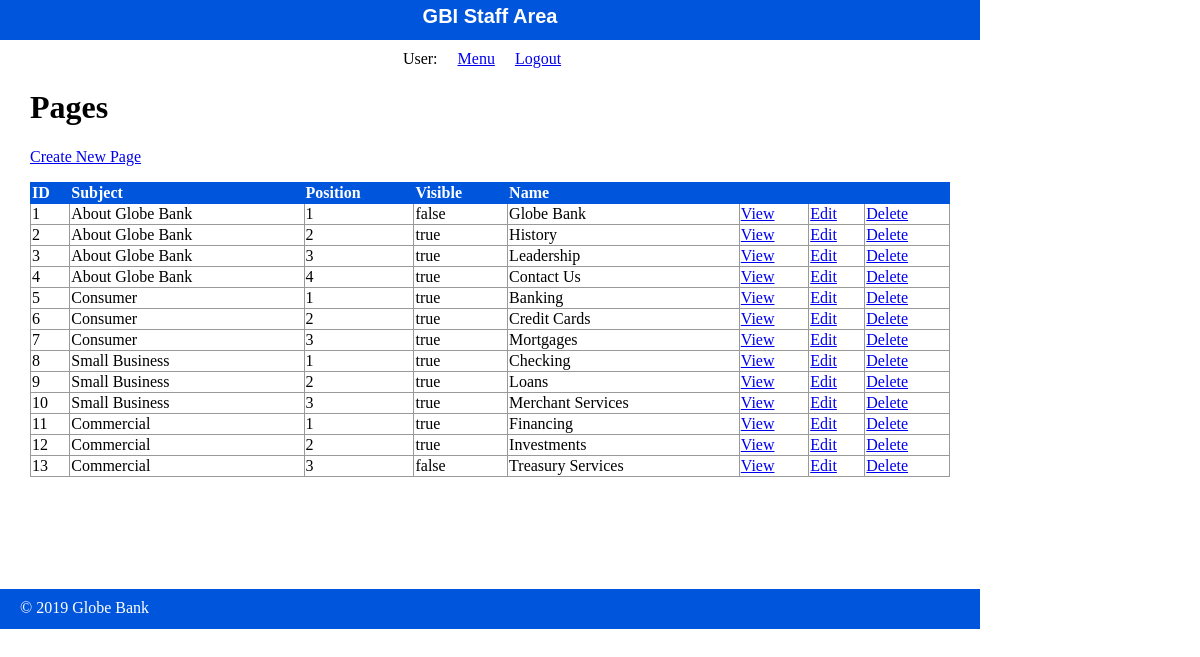
The app's page /staff/pages/index.php with its own data.
### tables this page shows
CREATE TABLE `pages` (
  `id` int(11) NOT NULL AUTO_INCREMENT,
  `subject_id` int(11) DEFAULT NULL,
  `menu_name` varchar(255) DEFAULT NULL,
  `position` int(3) DEFAULT NULL,
  `visible` tinyint(1) DEFAULT NULL,
  `content` text,
  PRIMARY KEY (`id`),
  KEY `fk_subject_id` (`subject_id`)
);

CREATE TABLE `subjects` (
  `id` int(11) NOT NULL AUTO_INCREMENT,
  `menu_name` varchar(255) DEFAULT NULL,
  `position` int(3) DEFAULT NULL,
  `visible` tinyint(1) DEFAULT NULL,
  PRIMARY KEY (`id`)
);

### private/functions.php (called while the page is built, shortened)
<?php
function url_for($script_path) {
  return WWW_ROOT . $script_path;
}
function u($string="") {
  return urlencode($string);
}
function h($string="") {
  return htmlspecialchars($string);
}
?>

### private/query_functions.php (called while the page is built, shortened)
<?php
  function find_subject_by_id($id, $options=[]) {
    global $db;
    $visible = $options['visible'] ?? false;
    $sql = "SELECT * FROM subjects ";
    $sql .= "WHERE id='" . db_escape($db, $id) . "' ";
    $result = mysqli_query($db, $sql);
    $subject = mysqli_fetch_assoc($result);
    return $subject;
  }
  function find_all_pages() {
    global $db;
    $sql = "SELECT * FROM pages ";
    $sql .= "ORDER BY subject_id ASC, position ASC";
    $result = mysqli_query($db, $sql);
    return $result;
  }
?>

### private/database.php (called while the page is built, shortened)
<?php
  function db_escape($connection, $string) {
    return mysqli_real_escape_string($connection, $string);
  }
?>

### public/staff/pages/index.php (the view, shortened to what this page needs)
<?php
  $page_set = find_all_pages();
?>
<?php include(SHARED_PATH . '/staff_header.php'); ?>
<div id="content">
  <div class="pages listing">
    <h1>Pages</h1>
    <div class="actions">
      <a class="action" href="<?php echo url_for('/staff/pages/new.php'); ?>">Create New Page</a>
    </div>
  	<table class="list">
  	  <tr>
        <th>ID</th>
        <th>Subject</th>
        <th>Position</th>
        <th>Visible</th>
  	    <th>Name</th>
  	    <th>&nbsp;</th>
  	    <th>&nbsp;</th>
        <th>&nbsp;</th>
  	  </tr>
      <?php while($page = mysqli_fetch_assoc($page_set)) { ?>
        <?php $subject = find_subject_by_id($page['subject_id']); ?>
        <tr>
          <td><?php echo h($page['id']); ?></td>
          <td><?php echo h($subject['menu_name']); ?></td>
          <td><?php echo h($page['position']); ?></td>
          <td><?php echo $page['visible'] == 1 ? 'true' : 'false'; ?></td>
    	    <td><?php echo h($page['menu_name']); ?></td>
          <td><a class="action" href="<?php echo url_for('/staff/pages/show.php?id=' . h(u($page['id']))); ?>">View</a></td>
          <td><a class="action" href="<?php echo url_for('/staff/pages/edit.php?id=' . h(u($page['id']))); ?>">Edit</a></td>
          <td><a class="action" href="<?php echo url_for('/staff/pages/delete.php?id=' . h(u($page['id']))); ?>">Delete</a></td>
    	  </tr>
      <?php } ?>
  	</table>
  </div>
</div>
<?php include(SHARED_PATH . '/staff_footer.php'); ?>

### public/stylesheets/staff.css (style rules this page uses)
html { height: 100%; width: 100%; }
body { height: 980px; width: 100%; margin: 0; padding: 0; }
#content { width: 920px; min-height: 500px; padding: 0 30px; }
.actions { margin-bottom: 1em; }
table { border-collapse: collapse; vertical-align: top; }
table.list { width: 100%; }
table.list tr td { border: 1px solid #999999; }
table.list tr th { border: 1px solid #0055DD; background: #0055DD; color: white; text-align: left; }

### records on screen
pages: id "1", subject.menu_name "About Globe Bank", position "1", visible "false", menu_name "Globe Bank"
pages: id "2", subject.menu_name "About Globe Bank", position "2", visible "true", menu_name "History"
pages: id "3", subject.menu_name "About Globe Bank", position "3", visible "true", menu_name "Leadership"
pages: id "4", subject.menu_name "About Globe Bank", position "4", visible "true", menu_name "Contact Us"
pages: id "5", subject.menu_name "Consumer", position "1", visible "true", menu_name "Banking"
pages: id "6", subject.menu_name "Consumer", position "2", visible "true", menu_name "Credit Cards"
pages: id "7", subject.menu_name "Consumer", position "3", visible "true", menu_name "Mortgages"
pages: id "8", subject.menu_name "Small Business", position "1", visible "true", menu_name "Checking"
pages: id "9", subject.menu_name "Small Business", position "2", visible "true", menu_name "Loans"
pages: id "10", subject.menu_name "Small Business", position "3", visible "true", menu_name "Merchant Services"
pages: id "11", subject.menu_name "Commercial", position "1", visible "true", menu_name "Financing"
pages: id "12", subject.menu_name "Commercial", position "2", visible "true", menu_name "Investments"
pages: id "13", subject.menu_name "Commercial", position "3", visible "false", menu_name "Treasury Services"
